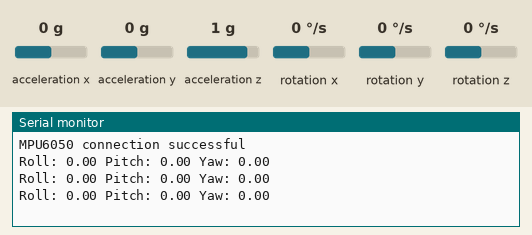
Recording of a sketch running on a simulated ESP32. Shown: the last lines printed to the serial monitor. The test bench sets the inputs (shaded band); at power-on: acceleration x 0 g, acceleration y 0 g, acceleration z 1 g, rotation z 0 °/s, rotation x 0 °/s, rotation y 0 °/s.

Above: at 1.2 s.
1.3 s: acceleration x set to -1.4 g
At 1.8 s:
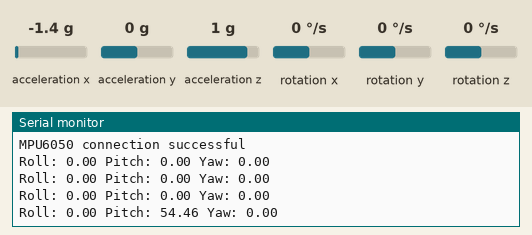
2.8 s: acceleration y set to -1.4 g
At 3.4 s:
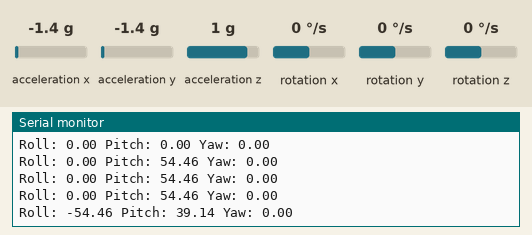
4.3 s: acceleration z set to -1.4 g
At 5.0 s:
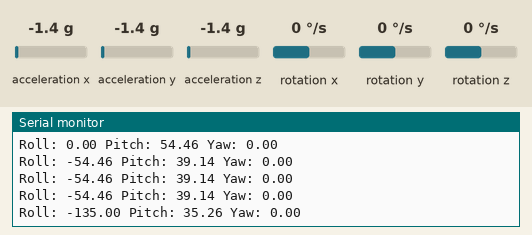
5.8 s: rotation z set to -192 °/s
At 6.5 s:
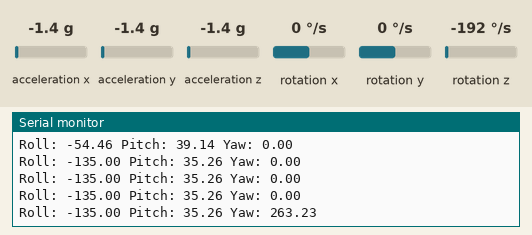
Timing chart, 0 to 8.3 s (numbered marks = the images above; inputs shaded):
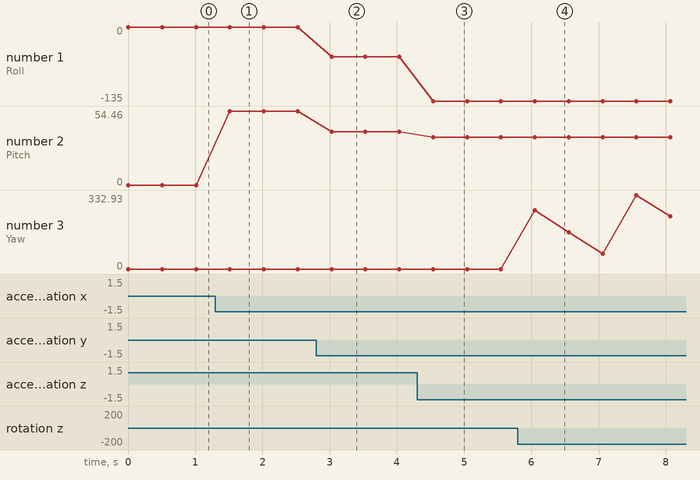

Measured:
- after the input at 1.3 s, the serial monitor: prints a new line after 0.22 s (image 1)
- after the input at 2.8 s, the serial monitor: prints a new line after 0.23 s (image 2)
- after the input at 4.3 s, the serial monitor: prints a new line after 0.24 s (image 3)
- after the input at 5.8 s, the serial monitor: prints a new line after 0.25 s (image 4)
- plotted number 1: 0 → -54.46 after the input at 2.8 s, -54.46 → -135 after the input at 4.3 s
- plotted number 2: 0 → 54.46 after the input at 1.3 s, 54.46 → 39.14 after the input at 2.8 s, 39.14 → 35.26 after the input at 4.3 s
- plotted number 3: 0 → 236.35 after the input at 5.8 s

The sketch:

mpu.ino
```cpp
#include <Wire.h>
#include "MPU6050.h"

// Create an MPU6050 object
MPU6050 accelgyro;

// Sensor reading variables
int16_t ax, ay, az, gx, gy, gz;
float roll, pitch, yaw;
float radToDeg = 180.0 / 3.14159; // To convert radians to degrees

// For yaw calculation
unsigned long lastTime = 0;
float gyroZrate = 0.0;
float yawAngle = 0.0;

// Initialize serial communication
void setup() {
  // Start serial communication
  Serial.begin(115200);

  // Initialize Wire (I2C) library with SDA on GPIO21 and SCL on GPIO19
  Wire.begin(8, 9);  // SDA -> GPIO21, SCL -> GPIO19

  // Initialize the MPU6050 sensor
  accelgyro.initialize();

  // Check if the MPU6050 is connected
  if (accelgyro.testConnection()) {
    Serial.println("MPU6050 connection successful");
  } else {
    Serial.println("MPU6050 connection failed");
    while (1);  // Halt the program if the connection fails
  }
}

// Main loop
void loop() {
  // Read raw accelerometer and gyroscope values
  accelgyro.getMotion6(&ax, &ay, &az, &gx, &gy, &gz);

  // Convert raw accelerometer values to g's
  float ax_g = ax / 16384.0;
  float ay_g = ay / 16384.0;
  float az_g = az / 16384.0;

  // Calculate Roll (X-axis rotation) and Pitch (Y-axis rotation)
  roll = atan2(ay_g, az_g) * radToDeg;
  pitch = atan2(-ax_g, sqrt(ay_g * ay_g + az_g * az_g)) * radToDeg;

  // Yaw (Z-axis rotation) calculation: integrate the gyroscope values over time
  unsigned long currentTime = millis();
  float dt = (currentTime - lastTime) / 1000.0; // time difference in seconds
  lastTime = currentTime;

  // Convert gyroscope raw value to degrees per second
  gyroZrate = gz / 131.0; // 131 is the sensitivity factor for the MPU6050 gyroscope (in degrees per second)

  // Integrate to get the angle
  yawAngle += gyroZrate * dt;

  // Normalize the yaw angle to 0-360 degrees range
  if (yawAngle < 0) yawAngle += 360;
  if (yawAngle > 360) yawAngle -= 360;

  // Print the calculated angles to Serial Monitor
  Serial.print("Roll: ");
  Serial.print(roll);
  Serial.print(" Pitch: ");
  Serial.print(pitch);
  Serial.print(" Yaw: ");
  Serial.println(yawAngle);

  // Add a delay for better readability (optional)
  delay(500);
}
```
